Frame 1 (no input): blank canvas, image omitted
Frame 60 (no input): blank canvas, image omitted
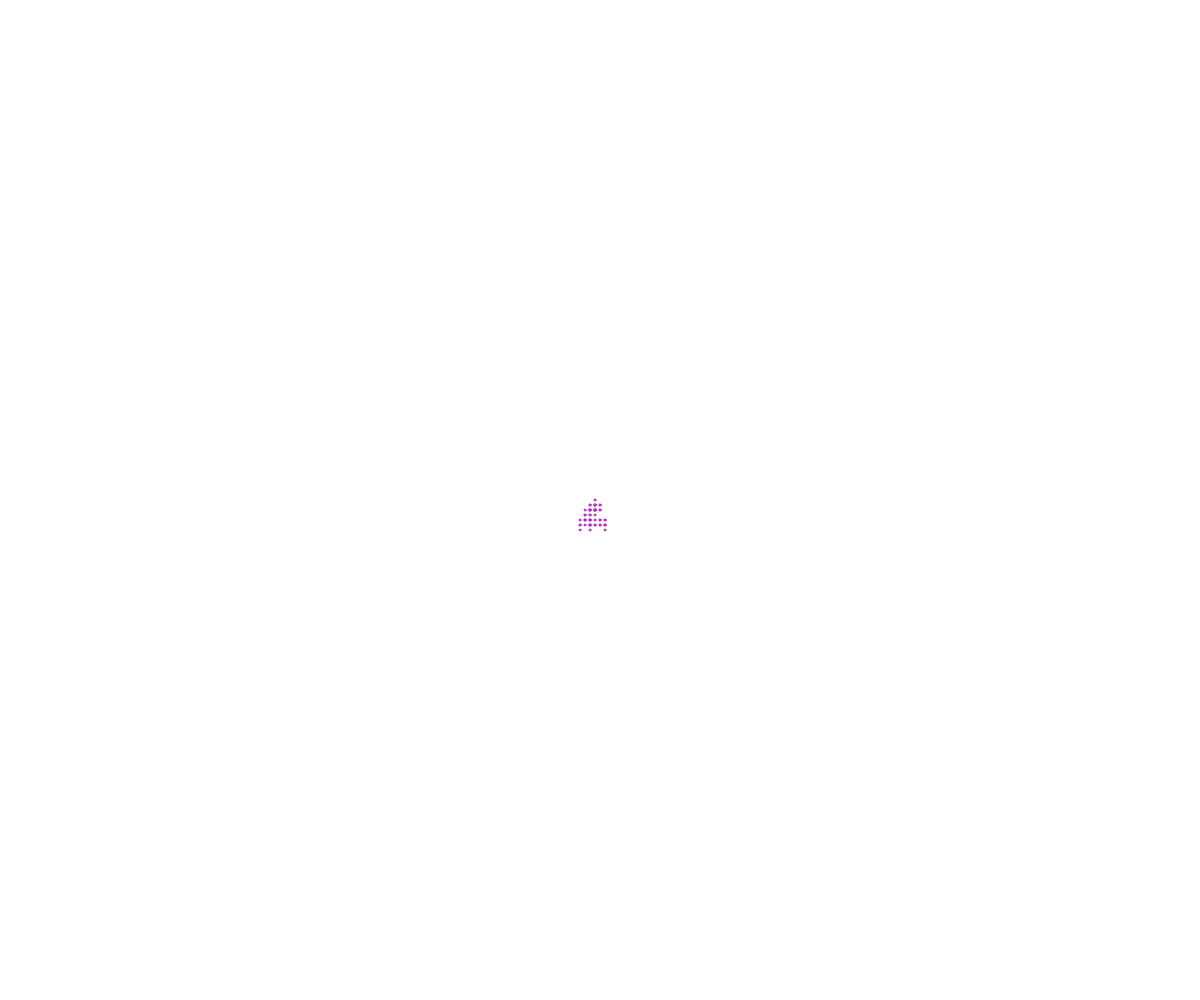
Frame 120 (the mouse pressed at the canvas centre since frame 60)

The p5.js sketch whose frames 1 and 60 were blank and that drew this single picture after the mouse press (run headless with seeded random() and noise() and a simulated clock; from frame 60 on, the mouse is pressed at the canvas centre):

// p5.js sketch
// ── sketch.js
// Walker OOP Demo

class Walker {
  constructor(x, y) {
    this.x = x;
    this.y = y;
    this.diameter = 2;
    this.color = "red";
    this.speed = 5;
  }

  display() {
    fill(this.color);
    stroke(this.color);
    circle(this.x, this.y, this.diameter);
  }

  move() {
    let choice = random(100); 
    if (choice < 25) {
      // up
      this.y -= this.speed;
    }
    else if (choice < 50) {
      // down
      this.y += this.speed;
    }
    else if (choice < 75) {
      // down
      this.x += this.speed;
    }
    else if (choice < 100) {
      // down
      this.x -= this.speed;
    }
  }
}

let theWalkers = [];

function setup() {
  createCanvas(windowWidth, windowHeight);
}

function draw() {
  for (let someWalker of theWalkers) {
    someWalker.move();
    someWalker.display();
  }
}

function mousePressed() {
  let theGuy = new Walker(mouseX, mouseY);
  theGuy.color = color(random(255), random(255), random(255));
  theWalkers.push(theGuy);
}

// version with only teo walker

// let tyler;
// let audrey;

// function setup() {
//   createCanvas(windowWidth, windowHeight);
//   tyler = new Walker(width/2, height/2);
//   audrey = new Walker(300, 500);
//   audrey.color = "blue";
// }

// function draw() {
//   tyler.move();
//   audrey.move();

//   tyler.display();
//   audrey.display();
// }
